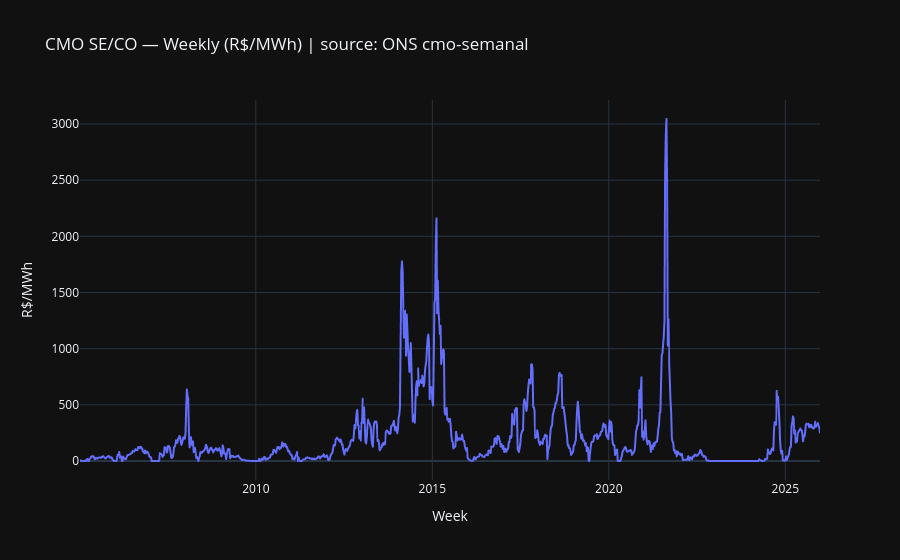

Notebook cell for this chart:
### Code cell
# Visualize PLD/CMO history SE/CO
fig = px.line(pld_seco, x='week_start', y='pld_brl_mwh',
              title='CMO SE/CO — Weekly (R$/MWh) | source: ONS cmo-semanal',
              template='plotly_dark')
fig.update_layout(xaxis_title='Week', yaxis_title='R$/MWh')
fig.show()

### Figure 1 — Plotly figure (JSON) as saved in the notebook; plotly's stock layout.template omitted (floating-point values rounded to 4 significant figures; data arrays with more than 128 entries replaced by an {"elided": "..."} marker saying what was removed)
{"data": [{"hovertemplate": "week_start=%{x}<br>pld_brl_mwh=%{y}<extra></extra>", "legendgroup": "", "line": {"color": "#636efa", "dash": "solid"}, "marker": {"symbol": "circle"}, "mode": "lines", "name": "", "showlegend": false, "type": "scattergl", "x": {"elided": "1095 str values"}, "xaxis": "x", "y": {"elided": "1095 float values"}, "yaxis": "y"}], "layout": {"legend": {"tracegroupgap": 0}, "title": {"text": "CMO SE/CO — Weekly (R$/MWh) | source: ONS cmo-semanal"}, "xaxis": {"anchor": "y", "domain": [0, 1], "title": {"text": "Week"}}, "yaxis": {"anchor": "x", "domain": [0, 1], "title": {"text": "R$/MWh"}}}}
